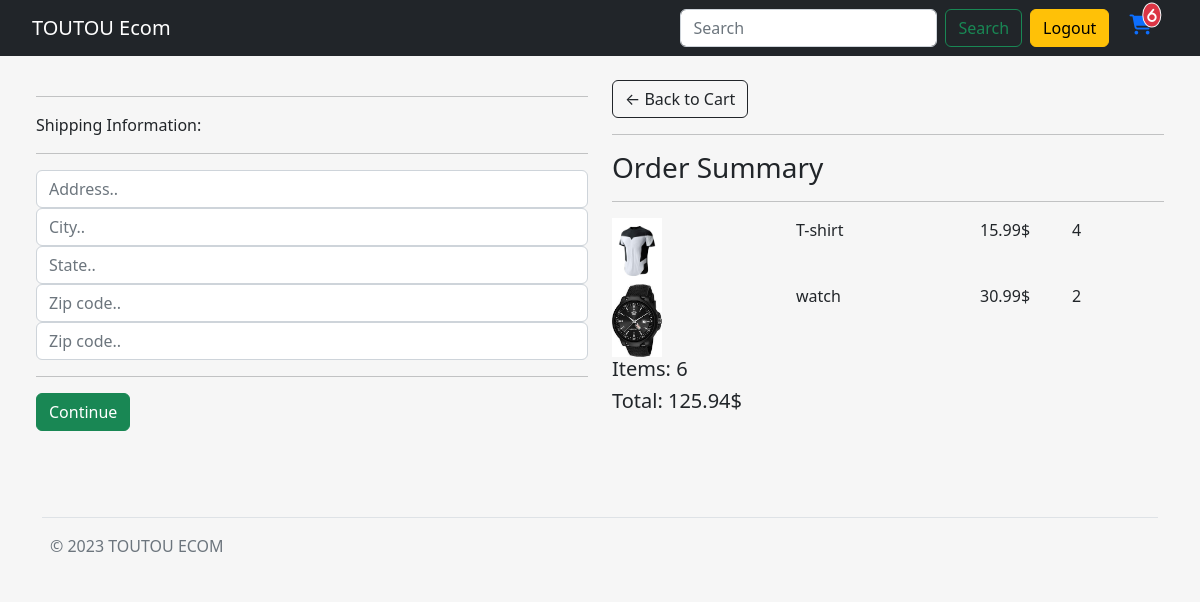
/checkout/ (signed in), run on an earlier commit of the app's database.
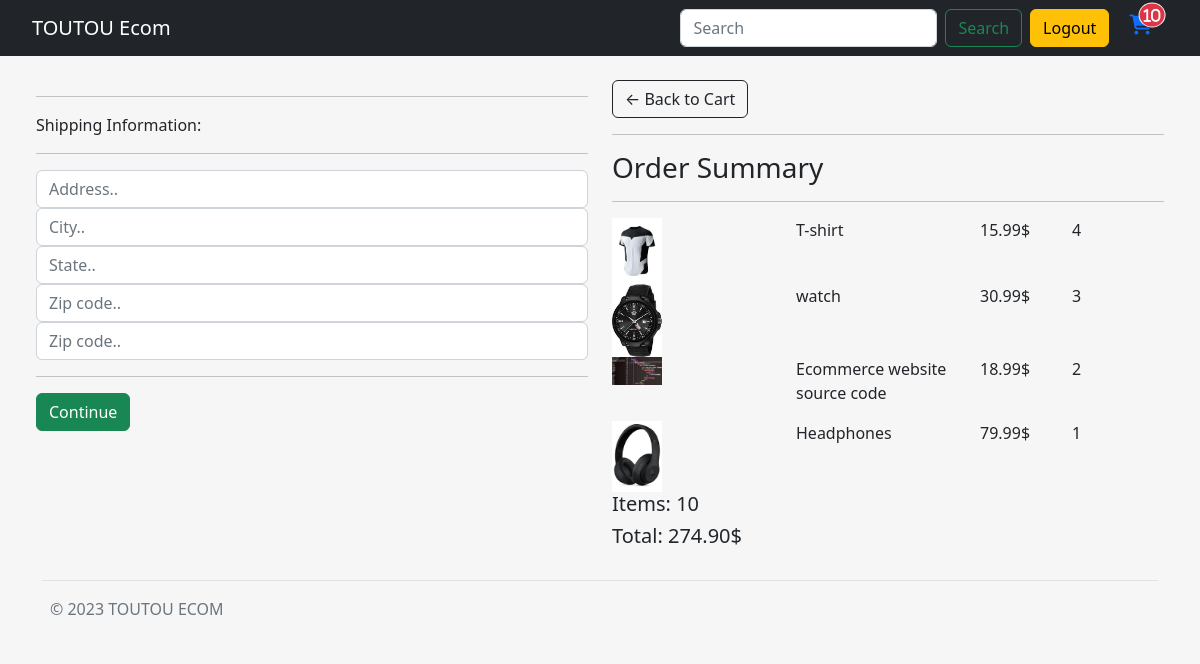
And on a later commit of the database.
### store/models.py (models this page shows, shortened)
class OrderItem(models.Model):
    product = models.ForeignKey(Product, on_delete=models.SET_NULL, null=True)
    order = models.ForeignKey(Order, on_delete=models.SET_NULL, null=True)
    quantity = models.IntegerField(default=0, null=True, blank=True)
    date_added = models.DateTimeField(auto_now_add=True)
    @property
    def get_total(self):
        total = self.product.price * self.quantity
        return total

class Product(models.Model):
    name = models.CharField(max_length=254, null=True)
    description = models.TextField(max_length=1000, null=True)
    price = models.FloatField()
    digital = models.BooleanField(default=False, null=True, blank=False)
    image = models.ImageField(null=True, blank=True)
    category = models.ForeignKey(Category, on_delete = models.PROTECT, null = True, blank = True)
    @property
    def imageURL(self):
        try:
            url = self.image.url
        except:
            url = ''
        return url

class Order(models.Model):
    customer = models.ForeignKey(Customer, on_delete=models.SET_NULL, null=True, blank=True)
    date_ordered = models.DateTimeField(auto_now_add=True)
    complete = models.BooleanField(default=False)
    transaction_id = models.CharField(max_length=254, null=True)
    @property
    def get_cart_total(self):
        orderitems = self.orderitem_set.all()
        total = sum([item.get_total for item in orderitems])
        return total
    @property
    def shipping(self):
        shipping = False
        orderitems = self.orderitem_set.all()
        for item in orderitems:
            if item.product.digital == False:
                shipping = True
        return shipping
    @property
    def get_cart_items(self):
        orderitems = self.orderitem_set.all()
        total = sum([item.quantity for item in orderitems])
        return total

### store/views.py (the view)
# urls.py: path('checkout/', views.checkout, name='checkout'),
@csrf_exempt
def checkout(request):
    data = cartData(request)
    cartItems = data['cartItems']
    order = data['order']
    items = data['items']
    context = {'items': items, 'order': order, 'cartItems': cartItems}
    return render (request, 'store/pages/checkout.html', context)

### store/utils.py (called while the page is built)
def cartData(request):
    if request.user.is_authenticated:
        customer = request.user.customer
        order, created =  Order.objects.get_or_create(customer=customer, complete=False)
        items = order.orderitem_set.all()
        cartItems = order.get_cart_items
    else:
        cookieData = cookieCart(request)
        cartItems = cookieData['cartItems']
        order = cookieData['order']
        items = cookieData['items']
    return {'items': items, 'order': order, 'cartItems': cartItems}

### store/templates/store/pages/checkout.html (shortened to what this page needs)
{% extends 'store/main.html' %}
{% load static %}
{% block content %}
<div class="row m-4">
    <div class="col-lg-6">
        <div class="box-element" id="form-wrapper">
            <form id="form">
                <div id="shipping-info">
                    <hr>
                    <p>Shipping Information:</p>
                    <hr>
                    <div class="form-field">
                        <input class="form-control" type="text" name="address" placeholder="Address..">
                    </div>
                    <div class="form-field">
                        <input class="form-control" type="text" name="city" placeholder="City..">
                    </div>
                    <div class="form-field">
                        <input class="form-control" type="text" name="state" placeholder="State..">
                    </div>
                    <div class="form-field">
                        <input class="form-control" type="text" name="zipcode" placeholder="Zip code..">
                    </div>
                    <div class="form-field">
                        <input class="form-control" type="text" name="country" placeholder="Zip code..">
                    </div>
                </div>
                <hr>
                <input id="form-button" class="btn btn-success btn-block" type="submit" value="Continue">
            </form>
        </div>
        <br>
    </div>
    <div class="col-lg-6">
        <div class="box-element">
            <a  class="btn btn-outline-dark" href="{% url 'cart' %}">&#x2190; Back to Cart</a>
            <hr>
            <h3>Order Summary</h3>
            <hr>
            {% for item in items %}
            <div class="cart-row d-flex">
                <div style="flex:2"><img class="row-image" style="width:50px; " src="{{item.product.imageURL}}"></div>
                <div style="flex:2"><p>{{item.product.name}}</p></div>
                <div style="flex:1"><p>{{item.product.price|floatformat:2}}$</p></div>
                <div style="flex:1"><p>{{item.quantity}}</p></div>
            </div>
            {% endfor%}
            <h5>Items:   {{order.get_cart_items}}</h5>
            <h5>Total:   {{order.get_cart_total|floatformat:2}}$</h5>
        </div>
    </div>
</div>
{% endblock content %}

What changed in the data, as far as the page shows it:
changed OrderItem "watch": quantity "2" → "3"
added OrderItem: product.imageURL (picture), product.name "Ecommerce website source code", product.price "18.99", quantity "2"
added OrderItem: product.imageURL (picture), product.name "Headphones", product.price "79.99", quantity "1"
changed through a linked row, Order: get_cart_items "6" → "10"; get_cart_total "125.94" → "274.90"
Also different on the page:
{{ cartItems }}: "6" → "10"
